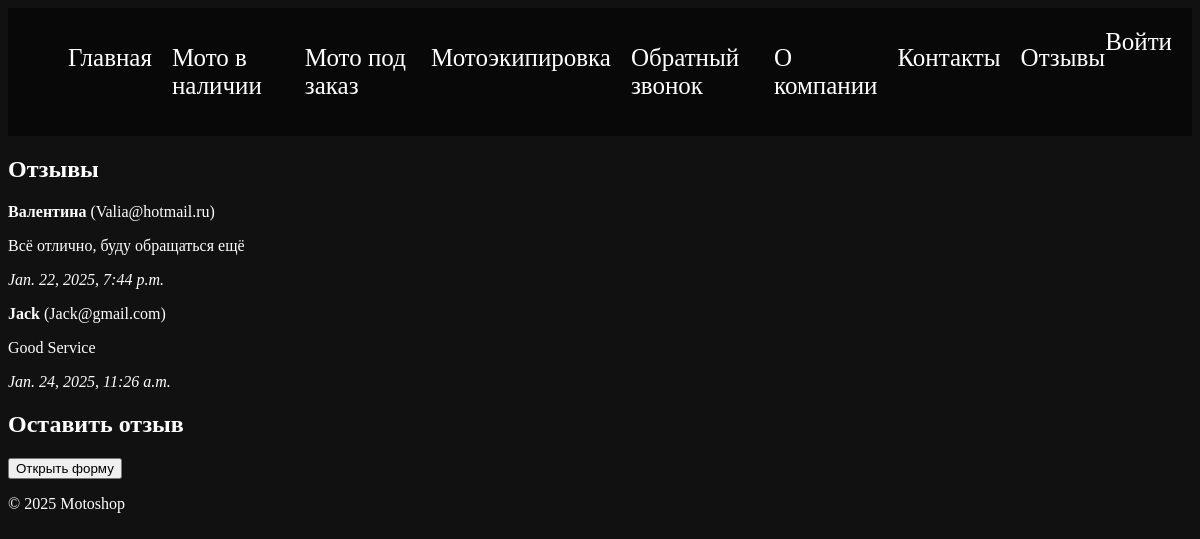
The page /comments/comments/ on the database as committed earlier.
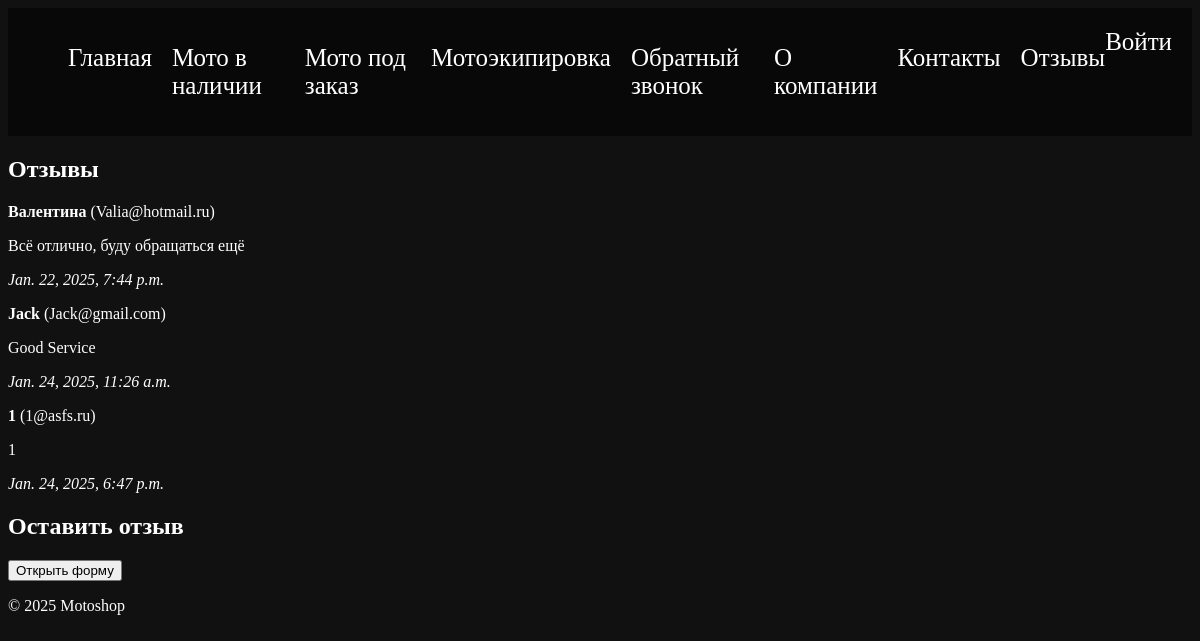
The same page on the database as committed later.
### comments/models.py (models this page shows, shortened)
class Comment(models.Model):
    name = models.CharField(max_length=100)
    email = models.EmailField()
    text = models.TextField()
    created_at = models.DateTimeField(auto_now_add=True)

### comments/views.py (the view)
# urls.py: path('comments/', views.comments_page, name='comments'),
def comments_page(request):
    comments = Comment.objects.all()
    if request.method == 'POST':
        form = CommentForm(request.POST)
        if form.is_valid():
            form.save()  # Сохраняем новый комментарий
            return redirect('comments')  # Перенаправляем на ту же страницу
    else:
        form = CommentForm()
    return render(request, 'main/comments.html', {
        'comments': comments,
        'form': form,
    })

### main/templates/main/comments.html (shortened to what this page needs)
{% load static %}
<!DOCTYPE html>
<html lang="ru">
<head>
    <link rel="stylesheet" href="{% static 'css/styles.css' %}">
</head>
<body>
    <header>
        <nav>
            <ul>
                <li><a href="{% url 'index' %}">Главная</a></li>
                <li><a href="{% url 'in_stock' %}">Мото в наличии</a></li>
                <li><a href="{% url 'to_order' %}">Мото под заказ</a></li>
                <li><a href="{% url 'equip' %}">Мотоэкипировка</a></li>
                <li><a href="#">Обратный звонок</a></li>
                <li><a href="{% url 'about' %}">О компании</a></li>
                <li><a href="{% url 'contacts' %}">Контакты</a></li>
                <li><a href="{% url 'comments' %}">Отзывы</a></li>
            </ul>
            <a href="#" class="buy-btn">Войти</a>
        </nav>
    </header>
    <main>
        <section class="comments">
            <h1>Отзывы</h1>
            {% for comment in comments %}
                <div class="comment">
                    <p><strong>{{ comment.name }}</strong> ({{ comment.email }})</p>
                    <p>{{ comment.text }}</p>
                    <p><em>{{ comment.created_at }}</em></p>
                </div>
            {% empty %}
                <p>Пока нет отзывов.</p>
            {% endfor %}
        </section>
        <h2>Оставить отзыв</h2>
        <button id="showFormButton">Открыть форму</button>
    </main>
    <footer>
        <p>&copy; 2025 Motoshop</p>
    </footer>
</body>
</html>

Rows that differ between the two databases and show on the page:
added Comment: name "1", email "1@asfs.ru", text "1", created_at "Jan. 24, 2025, 6:47 p.m."
